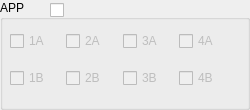
        <widget class="QGroupBox" name="groupBox_2">
         <property name="minimumSize">
          <size>
           <width>250</width>
           <height>110</height>
          </size>
         </property>
         <property name="maximumSize">
          <size>
           <width>250</width>
           <height>110</height>
          </size>
         </property>
         <property name="styleSheet">
          <string notr="true">font: 10pt &quot;MS Shell Dlg 2&quot;;</string>
         </property>
         <property name="title">
          <string>APP</string>
         </property>
         <widget class="QWidget" name="horizontalLayoutWidget">
          <property name="geometry">
           <rect>
            <x>10</x>
            <y>20</y>
            <width>219</width>
            <height>80</height>
           </rect>
          </property>
          <property name="styleSheet">
           <string notr="true">font: 10pt &quot;MS Shell Dlg 2&quot;;</string>
          </property>
          <layout class="QHBoxLayout" name="horizontalLayout_11">
           <item>
            <layout class="QVBoxLayout" name="verticalLayout_2">
             <item>
              <widget class="QCheckBox" name="checkBox_1A">
               <property name="enabled">
                <bool>false</bool>
               </property>
               <property name="styleSheet">
                <string notr="true">font: 10pt &quot;MS Shell Dlg 2&quot;;</string>
               </property>
               <property name="text">
                <string>1A</string>
               </property>
              </widget>
             </item>
             <item>
              <widget class="QCheckBox" name="checkBox_1B">
               <property name="enabled">
                <bool>false</bool>
               </property>
               <property name="styleSheet">
                <string notr="true">font: 10pt &quot;MS Shell Dlg 2&quot;;</string>
               </property>
               <property name="text">
                <string>1B</string>
               </property>
              </widget>
             </item>
            </layout>
           </item>
           <item>
            <layout class="QVBoxLayout" name="verticalLayout_3">
             <item>
              <widget class="QCheckBox" name="checkBox_2A">
               <property name="enabled">
                <bool>false</bool>
               </property>
               <property name="styleSheet">
                <string notr="true">font: 10pt &quot;MS Shell Dlg 2&quot;;</string>
               </property>
               <property name="text">
                <string>2A</string>
               </property>
              </widget>
             </item>
             <item>
              <widget class="QCheckBox" name="checkBox_2B">
               <property name="enabled">
                <bool>false</bool>
               </property>
               <property name="styleSheet">
                <string notr="true">font: 10pt &quot;MS Shell Dlg 2&quot;;</string>
               </property>
               <property name="text">
                <string>2B</string>
               </property>
              </widget>
             </item>
            </layout>
           </item>
           <item>
            <layout class="QVBoxLayout" name="verticalLayout_4">
             <item>
              <widget class="QCheckBox" name="checkBox_3A">
               <property name="enabled">
                <bool>false</bool>
               </property>
               <property name="styleSheet">
                <string notr="true">font: 10pt &quot;MS Shell Dlg 2&quot;;</string>
               </property>
               <property name="text">
                <string>3A</string>
               </property>
              </widget>
             </item>
             <item>
              <widget class="QCheckBox" name="checkBox_3B">
               <property name="enabled">
                <bool>false</bool>
               </property>
               <property name="styleSheet">
                <string notr="true">font: 10pt &quot;MS Shell Dlg 2&quot;;</string>
               </property>
               <property name="text">
                <string>3B</string>
               </property>
              </widget>
             </item>
            </layout>
           </item>
           <item>
            <layout class="QVBoxLayout" name="verticalLayout_5">
             <item>
              <widget class="QCheckBox" name="checkBox_4A">
               <property name="enabled">
                <bool>false</bool>
               </property>
               <property name="styleSheet">
                <string notr="true">font: 10pt &quot;MS Shell Dlg 2&quot;;</string>
               </property>
               <property name="text">
                <string>4A</string>
               </property>
              </widget>
             </item>
             <item>
              <widget class="QCheckBox" name="checkBox_4B">
               <property name="enabled">
                <bool>false</bool>
               </property>
               <property name="styleSheet">
                <string notr="true">font: 10pt &quot;MS Shell Dlg 2&quot;;</string>
               </property>
               <property name="text">
                <string>4B</string>
               </property>
              </widget>
             </item>
            </layout>
           </item>
          </layout>
         </widget>
         <widget class="QCheckBox" name="checkBox_APP">
          <property name="geometry">
           <rect>
            <x>50</x>
            <y>0</y>
            <width>60</width>
            <height>20</height>
           </rect>
          </property>
          <property name="styleSheet">
           <string notr="true">font: 10pt &quot;MS Shell Dlg 2&quot;;</string>
          </property>
          <property name="text">
           <string/>
          </property>
         </widget>
        </widget>
